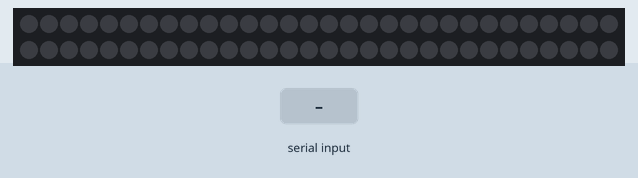
This sketch was run on a simulated Arduino Uno, built with avr-gcc and run on an emulated ATmega328P. Parts: 60 RGB LEDs in strip order, left to right, continuing on the next row. Inputs (shaded band) come from the test bench. Random numbers use the default seed unless the sketch sets one; what the sketch prints to the serial monitor is not drawn.

Above: at 1.2 s.
1.3 s: "one\n" received over Serial
At 1.6 s:
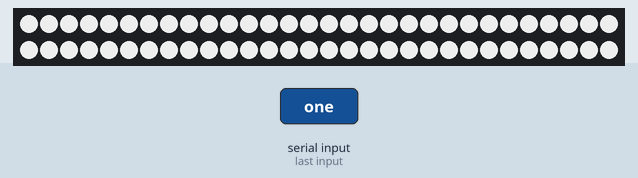
2.8 s: "three\n" received over Serial
Timing chart, 0 to 5.8 s (numbered marks = the images above; inputs shaded):
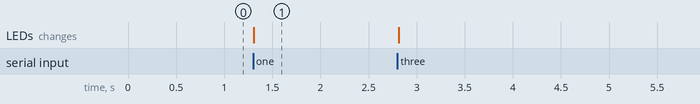

The sketch:

switchLEDs.ino
```cpp
#include <Adafruit_NeoPixel.h>
#include <Servo.h>
#include "filter_lib.h"
#define PIN     6 // Example pin number for the data input on the LED strip
#define NUM_PIXELS    60 // Number of LEDs in your strip


int filtered_signal;
lowpass_filter lowpassFilter(60);  //set the cuttoff frequency for the filter
Adafruit_NeoPixel strip = Adafruit_NeoPixel(NUM_PIXELS, PIN, NEO_GRB + NEO_KHZ800);
enum Commands {UNKNOWN, ONE, TWO, THREE, FOUR}; // Define enum for commands
int raw_signal = analogRead(A0);
float t = micros() / 1e6;
int PixelValue = map(filtered_signal, 0, 1023, 0, 255); // need algorithm to determin hue from this
int twinkleSpeed = 1 / (map(filtered_signal, 0, 1023, 0, 1/500));


void setup() {
  strip.begin();
  strip.show(); // Initialize all pixels to 'off'
  Serial.begin(9600);
}

void loop() {

  Serial.println(raw_signal);
  filtered_signal = lowpassFilter.filter(raw_signal);
  Serial.println(filtered_signal);

  while (Serial.available() > 0) {
    String command = Serial.readStringUntil('\n');
    Commands cmd = getCommand(command);

    switch (cmd) {
      case ONE:
        //simple on
        for (int i = 0; i < NUM_PIXELS; i++) {
          strip.setPixelColor(i, strip.Color(255, 255, 255)); // Set color to white
          strip.setBrightness(200); // Set brightness (a value from 0 to 255)
         }
         // Update all pixels to reflect the changes
       strip.show();
       break;
      case TWO:
        //white and then change brightness with sensor value
        for (int i = 0; i < NUM_PIXELS; i++) {
          strip.setPixelColor(i, strip.Color(255, 255, 255)); // Set color to white
          strip.setBrightness(PixelValue); // Set brightness (a value from 0 to 255) from myo
         }
         // Update all pixels to reflect the changes
       strip.show();
       break;
      case THREE:
        for (int i = 0; i < NUM_PIXELS; i++) {
          strip.setPixelColor(i, strip.Color(255, 255, 255)); // need to figuire out how to do this varying
          strip.setBrightness(200); // Set brightness (a value from 0 to 255)
         }
         // Update all pixels to reflect the changes
       strip.show();
      case FOUR:
        //twinkle with speed from sensor value
        strip.setBrightness(255); // a value from 0 to 255
        twinkle();
        break;
      default:
        // Optional: Handle unknown command
      strip.clear();
        break;
    }
  }
}

Commands getCommand(String command) {
  if (command == "one") return ONE;
  if (command == "two") return TWO;
  if (command == "three") return THREE;
  if (command == "four") return FOUR;
  return UNKNOWN; // Default case if no match
}

void twinkle() {
  int pixel = random(NUM_PIXELS); // Choose a random pixel
  uint32_t color = strip.Color(random(256), random(256), random(256)); // Random color
  strip.setPixelColor(pixel, color); // Turn on the pixel with the random color
  strip.show(); // Update the LEDs
  delay(twinkleSpeed); // Delay to control the speed of the twinkle
  strip.setPixelColor(pixel, 0); // Turn off the pixel
  strip.show(); // Update the LEDs
}
```

filter_lib.h
```cpp
/*
  filter_lib.h - Library for creating digital filter.
  Created by Timon Braun, March 26, 2023.
  Released into the public domain.
*/

#ifndef filter_lib_h

#define filter_lib_h


// Lowpass filter class;
// default constructor -> f_cutoff = 1Hz;
// custom constructor -> lowpass_filter [filter_name] (f_cutoff);
class lowpass_filter {

  public:
    float f_cutoff, fs;
    // default constructor
    lowpass_filter(): f_cutoff(1) {}

    // custom constructor
    lowpass_filter(float f_c): f_cutoff(f_c) {}

    float old_raw; // old raw val
    float old_filtered; // old filtered val
    float ts = 0; // sampling time 1/sampling frequency


    // filter function
    // raw signal as input
    float filter(float raw) {
      ts = (micros() - ts) * 1e-6;
      // coefficients a and b from bilinear transform of transfer function
      // of first order lowpass filter
      float a_0 = -(((ts / 2) * 2 * PI * f_cutoff - 1) / ((ts / 2) * 2 * PI * f_cutoff + 1));
      float b_0 = ((ts / 2) * 2 * PI * f_cutoff) / (1 + (ts / 2) * 2 * PI * f_cutoff);

      float filtered = a_0 * old_filtered + b_0 * raw + b_0 * old_raw;
      old_raw = raw; // save current raw for next calc
      old_filtered = filtered; // save current filtered for next calc
      ts = micros();
      return filtered; // return the filtered val
    }
};

// Simulates behavior of a RC-lowpass filter;
// default constructor -> R = 1000, C = 1.59e-4 => f_cutoff = 1Hz;
// custom constructor -> rc_filter [filter_name] (r, c);
class rc_filter {

  public:
    float r, c, fs; // resistor val, cap. val, sampling frequency
    // default constructor
    rc_filter(): r(1000), c(1.59e-4) {}

    // custom constructor
    rc_filter(float r_val, float c_val): r(r_val), c(c_val) {}
    float f_cutoff = 1 / (2 * PI * r * c); // calc cutoff frequency
    float old_raw; // old raw val
    float old_filtered; // old filtered val
    float ts = 0; // sampling time 1/sampling frequency
    float t_s = 0;

    // filter function
    // raw signal as input
    float filter(float raw) {
      t_s = micros() - t_s;
      ts = t_s / 1e6;

      // coefficients a and b from bilinear transform of transfer function
      // of first order lowpass filter
      float a_0 = -((ts / 2) * 2 * PI * f_cutoff - 1) / ((ts / 2) * 2 * PI * f_cutoff + 1);
      float b_0 = ((ts / 2) * 2 * PI * f_cutoff) / (1 + (ts / 2) * 2 * PI * f_cutoff);
      float filtered = a_0 * old_filtered + b_0 * raw + b_0 * old_raw;
      old_raw = raw; // save current raw for next calc
      old_filtered = filtered; // save current filtered for next calc
      t_s = micros();
      return filtered; // return the filtered val
    }

    float phase_shift(float f) {
      return -atan(2 * PI * f * r * c) * 180 / PI;
    }
};


#endif
```

Measured:
- after the input at 1.3 s, the LEDs: change at once (image 1)
